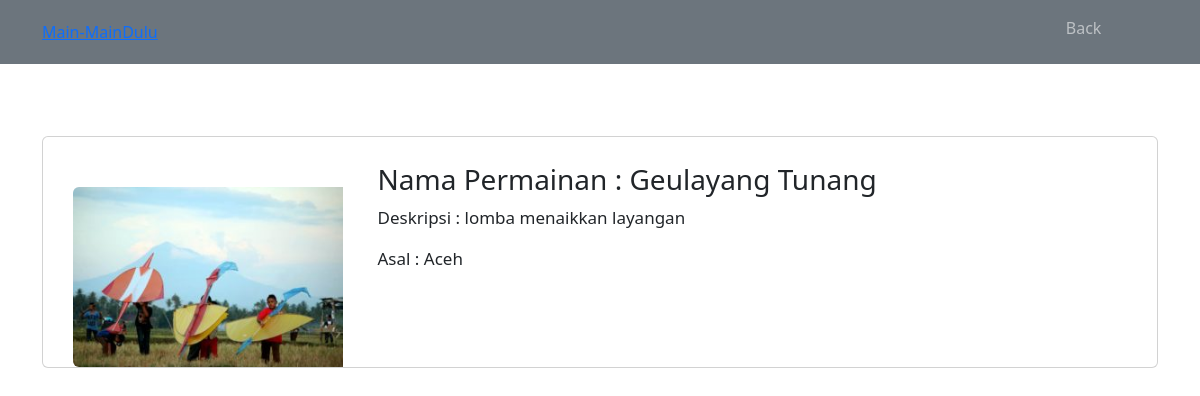
The page /index/19 on the database its author committed.
### perpus_app/models.py (models this page shows, shortened)
class Buku(models.Model):
    judul = models.CharField(max_length=50)
    penulis = models.CharField(max_length=100)
    Kelompok = models.ForeignKey(Kelompok, on_delete=models.CASCADE, null=True) #cascade itu semisalnya yang class kelompok dihapus, trus nama2 yang sama bakal keapus juga
    img = models.CharField(null=True, max_length=40)

class Kelompok(models.Model):
    nama = models.CharField(max_length=9)
    keterangan = models.TextField()
    def __str__(self):
        return self.nama

### perpus_app/views.py (the view)
# urls.py: path("index/<int:id>", detail, name = 'detail'),
def detail(request, id):
    detail = Buku.objects.get(pk=id)
    data = {
        'Title' : 'List Library',
        'detail' : detail,
    }
    return render(request, 'detail.html', data)

### perpus_app/templates/detail.html (shortened to what this page needs)
{% load static %}
<!doctype html>
<html lang="en">
  <head>
    <link href="https://cdn.jsdelivr.net/npm/bootstrap@5.2.2/dist/css/bootstrap.min.css" rel="stylesheet">
  </head>
  <body>
<nav class="navbar navbar-expand-lg navbar-dark bg-secondary">
  <div class="container">
    <a class="flex items-center text-indigo-400 no-underline hover:no-underline font-bold text-2xl lg:text-4xl" href="/index">
      Main-Main<span class="bg-clip-text text-transparent bg-gradient-to-r from-green-400 via-pink-500 to-purple-500">Dulu</span>
    </a>
    <div class="collapse navbar-collapse" style="margin-left: 900px;">
      <ul class="navbar-nav me-auto mb-2 mb-lg-2">
        <li class="nav-item active">
          <a class ="nav-link" aria-current="page" href="/index">Back</a>
        </li>
        </ul>
    </div>
  </div>
</nav><br>
<br><br>
<div class="container">
  <div class="card mb-3" style="max-width: 1500px;">
    <div class="row g-0">
      <div class="col-md-3" style="margin-top: 50px; margin-left: 30px;">
        <img src="{% static detail.img %}" class="img-fluid rounded-start" alt="..." width="270px">
      </div>
      <div class="col-md-6"  style="margin-left: -40px; margin-left: 20px;">
        <div class="card-body" style="margin-top: 10px;">
          <h3 class="card-title" style="margin-left: -10px;"> Nama Permainan : {{ detail.judul }}</h3>
          <p class="card-text" style="margin-left: -10px; font-size: 17px;"> Deskripsi : {{ detail.penulis }}</p>
          <p class="card-text" style="margin-left: -10px; font-size: 17px;"> Asal : {{ detail.Kelompok }}</p>
        </div>
      </div>
    </div>
  </div>
  </body>
</html>

### rows shown on the page
Buku: img (picture), judul "Geulayang Tunang", penulis "lomba menaikkan layangan", Kelompok "Aceh"
